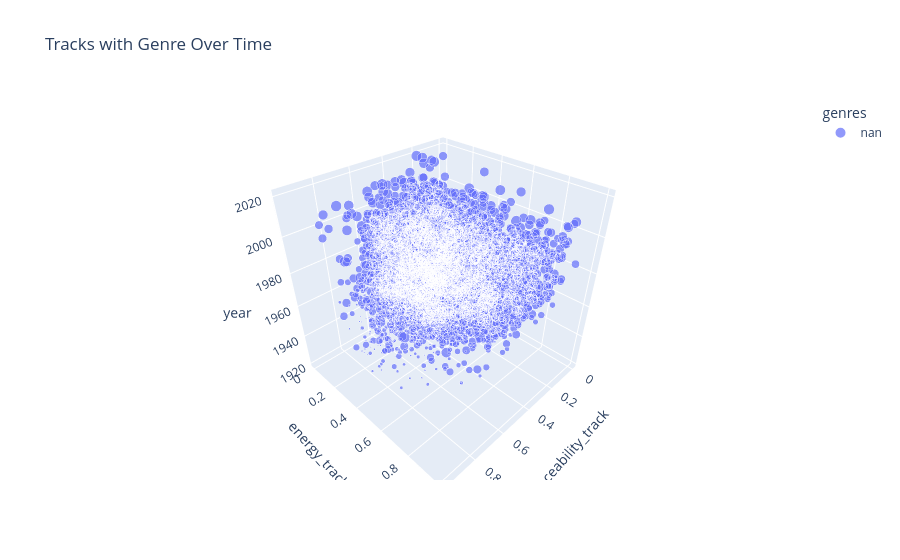

The code cell stored with this chart in its notebook:
### Markdown cell above
**3D Scatter: Tracks with Genre**

### Code cell
sample_size = min(df_full.shape[0], 5000)
if sample_size > 0:
    fig = px.scatter_3d(df_full.sample(sample_size, random_state=42), 
                        x='danceability_track', 
                        y='energy_track', 
                        z='year', 
                        color='genres', 
                        size='popularity_track', 
                        title="Tracks with Genre Over Time")
    fig.show()

### Figure 1 — Plotly figure (JSON) as saved in the notebook; plotly's stock layout.template omitted (floating-point values rounded to 4 significant figures; data arrays with more than 128 entries replaced by an {"elided": "..."} marker saying what was removed)
{"data": [{"hovertemplate": "genres=nan<br>danceability_track=%{x}<br>energy_track=%{y}<br>year=%{z}<br>popularity_track=%{marker.size}<extra></extra>", "legendgroup": "nan", "marker": {"color": "#636efa", "size": {"elided": "5000 int values"}, "sizemode": "area", "sizeref": 0.23, "symbol": "circle"}, "mode": "markers", "name": "nan", "scene": "scene", "showlegend": true, "type": "scatter3d", "x": {"elided": "5000 float values"}, "y": {"elided": "5000 float values"}, "z": {"elided": "5000 int values"}}], "layout": {"legend": {"itemsizing": "constant", "title": {"text": "genres"}, "tracegroupgap": 0}, "scene": {"domain": {"x": [0, 1], "y": [0, 1]}, "xaxis": {"title": {"text": "danceability_track"}}, "yaxis": {"title": {"text": "energy_track"}}, "zaxis": {"title": {"text": "year"}}}, "title": {"text": "Tracks with Genre Over Time"}}}
